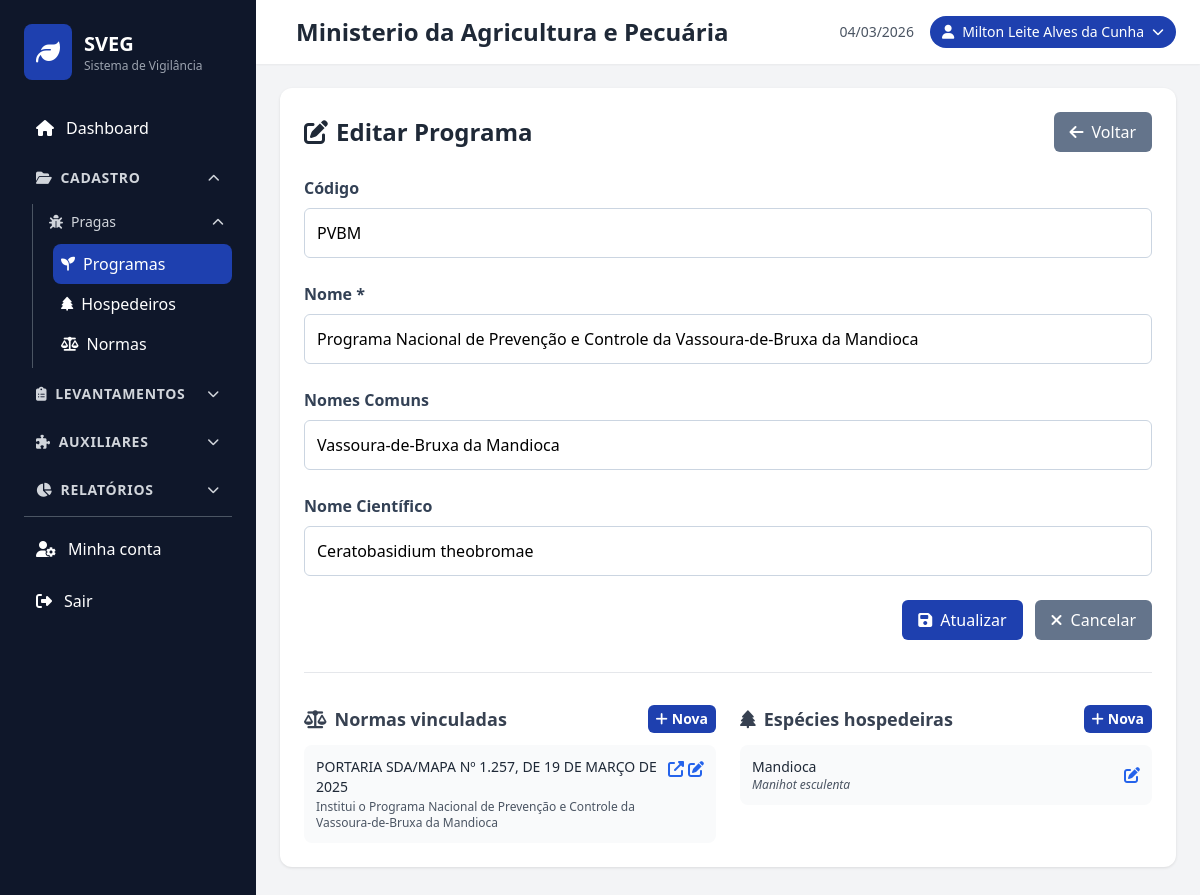
/programas/edit.php?id=68171b8fe81ca6.43972370 (signed in), run on the app's committed database.
### tables this page shows
CREATE TABLE `programas` (
  `id` char(36) NOT NULL,
  `codigo` varchar(20) DEFAULT NULL,
  `nome` varchar(255) NOT NULL,
  `nomes_comuns` varchar(255) DEFAULT NULL,
  `nome_cientifico` varchar(255) DEFAULT NULL,
  `criado_em` timestamp NOT NULL DEFAULT CURRENT_TIMESTAMP,
  `atualizado_em` timestamp NOT NULL DEFAULT CURRENT_TIMESTAMP ON UPDATE CURRENT_TIMESTAMP
);

CREATE TABLE `normas` (
  `id` char(36) NOT NULL,
  `id_programa` char(36) NOT NULL,
  `nome_norma` varchar(255) NOT NULL,
  `ementa` text NOT NULL,
  `url_publicacao` varchar(512) DEFAULT NULL,
  `criado_em` timestamp NOT NULL DEFAULT CURRENT_TIMESTAMP,
  `atualizado_em` timestamp NOT NULL DEFAULT CURRENT_TIMESTAMP ON UPDATE CURRENT_TIMESTAMP
);

CREATE TABLE `hospedeiros` (
  `id` varchar(36) NOT NULL,
  `id_programa` varchar(36) NOT NULL,
  `nomes_comuns` varchar(255) NOT NULL,
  `nome_cientifico` varchar(255) NOT NULL,
  `criado_em` timestamp NOT NULL DEFAULT CURRENT_TIMESTAMP,
  `atualizado_em` timestamp NOT NULL DEFAULT CURRENT_TIMESTAMP ON UPDATE CURRENT_TIMESTAMP
);

### includes/functions.php (called while the page is built, shortened)
<?php
function sanitizeInput($data) {
    $data = trim($data);
    $data = stripslashes($data);
    return htmlspecialchars($data, ENT_QUOTES, 'UTF-8');
}
?>

### programas/edit.php (the view, shortened to what this page needs)
<?php
require_once '../includes/functions.php';
include '../includes/header.php';
$database = new Database();
$db = $database->getConnection();
$id = isset($_GET['id']) ? sanitizeInput($_GET['id']) : null;
$stmt = $db->prepare("SELECT * FROM programas WHERE id = :id");
$stmt->bindParam(':id', $id);
$stmt->execute();
$programa = $stmt->fetch(PDO::FETCH_ASSOC);
$stmt = $db->prepare("SELECT * FROM normas WHERE id_programa = :id ORDER BY criado_em DESC");
$stmt->bindParam(':id', $id);
$stmt->execute();
$normas_programa = $stmt->fetchAll(PDO::FETCH_ASSOC);
$stmt = $db->prepare("SELECT * FROM hospedeiros WHERE id_programa = :id ORDER BY nomes_comuns ASC");
$stmt->bindParam(':id', $id);
$stmt->execute();
$hospedeiros_programa = $stmt->fetchAll(PDO::FETCH_ASSOC);
?>
<div class="card">
    <div class="flex justify-between items-center mb-6">
        <h2 class="text-2xl font-bold text-gray-800">
            <i class="fas fa-edit mr-2"></i>Editar Programa
        </h2>
        <a href="index.php" class="btn-secondary">
            <i class="fas fa-arrow-left mr-2"></i>Voltar
        </a>
    </div>
    <form method="POST" class="space-y-6">
        <div class="form-group">
            <label for="codigo">Código</label>
            <input type="text" id="codigo" name="codigo" class="form-control" value="<?php echo htmlspecialchars($programa['codigo'] ?? ''); ?>">
        </div>
        <div class="form-group">
            <label for="nome">Nome *</label>
            <input type="text" id="nome" name="nome" class="form-control" value="<?php echo htmlspecialchars($programa['nome']); ?>" required>
        </div>
        <div class="form-group">
            <label for="nomes_comuns">Nomes Comuns</label>
            <input type="text" id="nomes_comuns" name="nomes_comuns" class="form-control" value="<?php echo htmlspecialchars($programa['nomes_comuns'] ?? ''); ?>">
        </div>
        <div class="form-group">
            <label for="nome_cientifico">Nome Científico</label>
            <input type="text" id="nome_cientifico" name="nome_cientifico" class="form-control" value="<?php echo htmlspecialchars($programa['nome_cientifico'] ?? ''); ?>">
        </div>
        <div class="flex justify-end space-x-3">
            <button type="submit" class="btn-primary">
                <i class="fas fa-save mr-2"></i>Atualizar
            </button>
            <a href="index.php" class="btn-secondary">
                <i class="fas fa-times mr-2"></i>Cancelar
            </a>
        </div>
    </form>
    <hr class="my-8 border-gray-200">
    <div class="grid grid-cols-1 lg:grid-cols-2 gap-6">
        <div>
            <h3 class="text-lg font-semibold text-gray-700 mb-3 flex items-center justify-between">
                <span><i class="fas fa-balance-scale mr-2"></i>Normas vinculadas</span>
                <a href="../normas/create.php?id_programa=<?php echo htmlspecialchars($id); ?>" class="text-sm btn-primary py-1 px-2">
                    <i class="fas fa-plus mr-1"></i>Nova
                </a>
            </h3>
            <?php if (empty($normas_programa)): ?>
            <p class="text-gray-500 text-sm">Nenhuma norma vinculada.</p>
            <?php else: ?>
            <ul class="space-y-2">
                <?php foreach ($normas_programa as $n): ?>
                <li class="flex items-start justify-between gap-2 p-3 bg-gray-50 rounded-lg">
                    <div class="min-w-0 flex-1">
                        <p class="font-medium text-gray-800 text-sm"><?php echo htmlspecialchars($n['nome_norma']); ?></p>
                        <p class="text-gray-600 text-xs mt-0.5"><?php echo htmlspecialchars(mb_substr($n['ementa'] ?? '', 0, 100)) . (mb_strlen($n['ementa'] ?? '') > 100 ? '...' : ''); ?></p>
                    </div>
                    <div class="flex shrink-0 gap-1">
                        <?php if (!empty($n['url_publicacao'])): ?>
                        <a href="<?php echo htmlspecialchars($n['url_publicacao']); ?>" target="_blank" class="text-blue-600 hover:text-blue-800" title="Abrir"><i class="fas fa-external-link-alt"></i></a>
                        <?php endif; ?>
                        <a href="../normas/edit.php?id=<?php echo htmlspecialchars($n['id']); ?>" class="text-blue-600 hover:text-blue-800" title="Editar"><i class="fas fa-edit"></i></a>
                    </div>
                </li>
                <?php endforeach; ?>
            </ul>
            <?php endif; ?>
        </div>
        <div>
            <h3 class="text-lg font-semibold text-gray-700 mb-3 flex items-center justify-between">
                <span><i class="fas fa-tree mr-2"></i>Espécies hospedeiras</span>
                <a href="../hospedeiros/create.php?id_programa=<?php echo htmlspecialchars($id); ?>" class="text-sm btn-primary py-1 px-2">
                    <i class="fas fa-plus mr-1"></i>Nova
                </a>
            </h3>
            <?php if (empty($hospedeiros_programa)): ?>
            <p class="text-gray-500 text-sm">Nenhuma espécie hospedeira vinculada.</p>
            <?php else: ?>
            <ul class="space-y-2">
                <?php foreach ($hospedeiros_programa as $h): ?>
                <li class="flex items-center justify-between p-3 bg-gray-50 rounded-lg">
                    <div>
                        <p class="font-medium text-gray-800 text-sm"><?php echo htmlspecialchars($h['nomes_comuns'] ?? '-'); ?></p>
                        <?php if (!empty($h['nome_cientifico'])): ?>
                        <p class="text-gray-600 text-xs italic"><?php echo htmlspecialchars($h['nome_cientifico']); ?></p>
                        <?php endif; ?>
                    </div>
                    <a href="../hospedeiros/edit.php?id=<?php echo htmlspecialchars($h['id']); ?>" class="text-blue-600 hover:text-blue-800 shrink-0" title="Editar"><i class="fas fa-edit"></i></a>
                </li>
                <?php endforeach; ?>
            </ul>
            <?php endif; ?>
        </div>
    </div>
</div>
<?php include '../includes/footer.php'; ?>

### css/style.css (style rules this page uses)
body { font-family: 'Segoe UI', Tahoma, Geneva, Verdana, sans-serif; }
.btn-primary { background-color: #1e40af; color: white; padding: 8px 16px; border-radius: 6px; text-decoration: none; display: inline-block; transition: all 0.3s; }
.btn-secondary { background-color: #64748b; color: white; padding: 8px 16px; border-radius: 6px; text-decoration: none; display: inline-block; transition: all 0.3s; }
.form-group { margin-bottom: 1.5rem; }
.form-group label { display: block; margin-bottom: 0.5rem; font-weight: 600; color: #334155; }
.form-group input:not([type="checkbox"]), .form-group select, .form-group textarea { width: 100%; padding: 0.75rem; border: 1px solid #cbd5e1; border-radius: 6px; font-size: 1rem; transition: border-color 0.3s; }
.card { background: white; border-radius: 12px; box-shadow: 0 1px 3px rgba(0, 0, 0, 0.1); padding: 1.5rem; margin-bottom: 1.5rem; }

### data on the page
programas: codigo "PVBM", nome "Programa Nacional de Prevenção e Controle da Vassoura-de-Bruxa da Mandioca", nomes_comuns "Vassoura-de-Bruxa da Mandioca", nome_cientifico "Ceratobasidium theobromae"
normas: nome_norma "PORTARIA SDA/MAPA Nº 1.257, DE 19 DE MARÇO DE 2025", ementa "Institui o Programa Nacional de Prevenção e Controle da Vassoura-de-Bruxa da Mandioca"
hospedeiros: nomes_comuns "Mandioca", nome_cientifico "Manihot esculenta"

### other printed values
$u['orgao_nome'] "Ministerio da Agricultura e Pecuária"
$user['name'] "Milton Leite Alves da Cunha"
